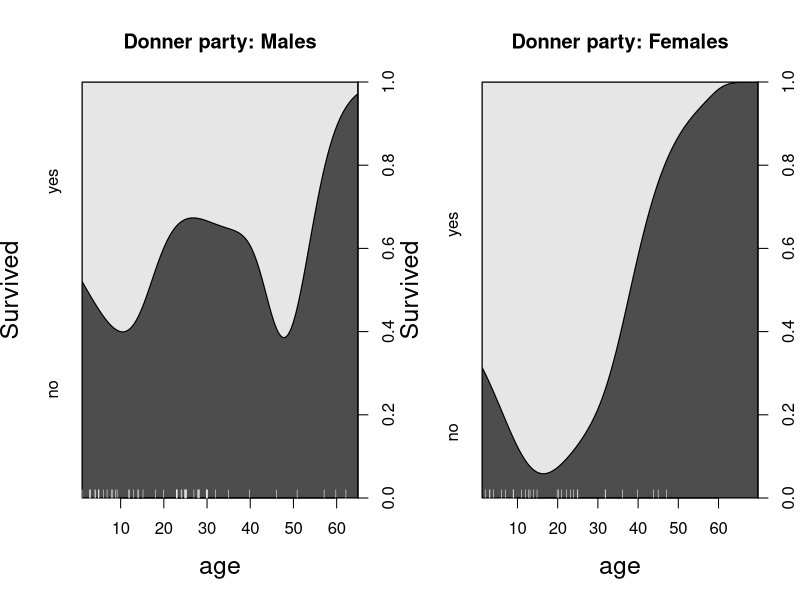
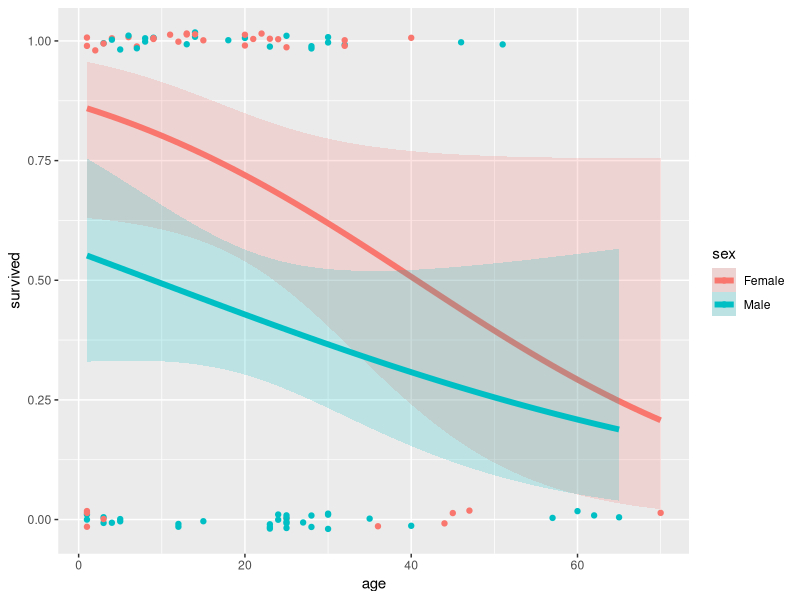
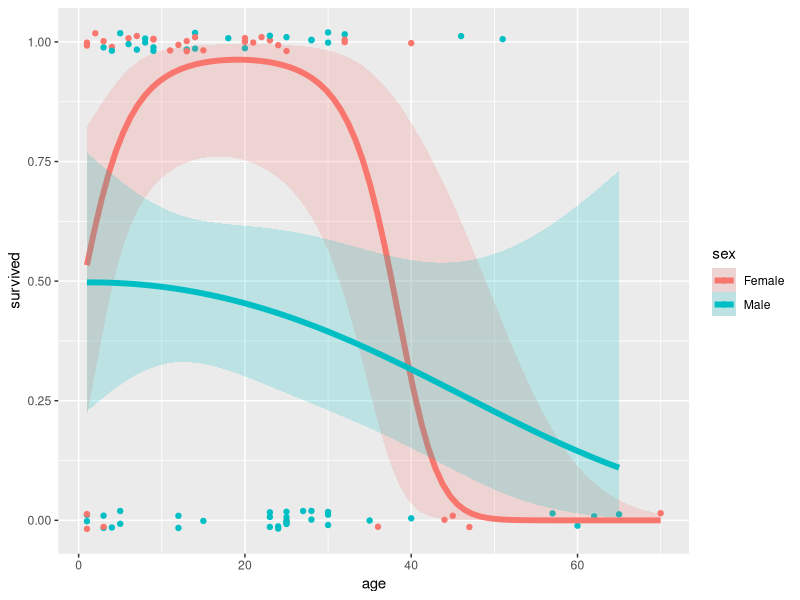

Generate these figures, in order, with R:
library(vcdExtra)


### Name: Donner
### Title: Survival in the Donner Party
### Aliases: Donner
### Keywords: datasets

### ** Examples

# conditional density plots
op <- par(mfrow=c(1,2), cex.lab=1.5)
cdplot(factor(survived) ~ age, subset=sex=='Male', data=Donner, 
    main="Donner party: Males", ylevels=2:1, ylab="Survived", yaxlabels=c("yes", "no"))
with(Donner, rug(jitter(age[sex=="Male"]), col="white", quiet=TRUE))
cdplot(factor(survived) ~ age, subset=sex=='Female', data=Donner, 
    main="Donner party: Females", ylevels=2:1, ylab="Survived", yaxlabels=c("yes", "no"))
with(Donner, rug(jitter(age[sex=="Female"]), col="white", quiet=TRUE))
par(op)


# fit some models
(mod1 <- glm(survived ~ age + sex, data=Donner, family=binomial))
(mod2 <- glm(survived ~ age * sex, data=Donner, family=binomial))
anova(mod2, test="Chisq")

(mod3 <- glm(survived ~ poly(age,2) * sex, data=Donner, family=binomial))
anova(mod3, test="Chisq")
LRstats(glmlist(mod1, mod2, mod3))

# plot fitted probabilities from mod2 and mod3
# idea from: http://www.ling.upenn.edu/~joseff/rstudy/summer2010_ggplot2_intro.html
library(ggplot2)

# separate linear fits on age for M/F
ggplot(Donner, aes(age, survived, color = sex)) +
  geom_point(position = position_jitter(height = 0.02, width = 0)) +
  stat_smooth(method = "glm", method.args = list(family = binomial), formula = y ~ x,
           alpha = 0.2, size=2, aes(fill = sex))

# separate quadratics
ggplot(Donner, aes(age, survived, color = sex)) +
  geom_point(position = position_jitter(height = 0.02, width = 0)) +
  stat_smooth(method = "glm", method.args = list(family = binomial), formula = y ~ poly(x,2),
           alpha = 0.2, size=2, aes(fill = sex))
